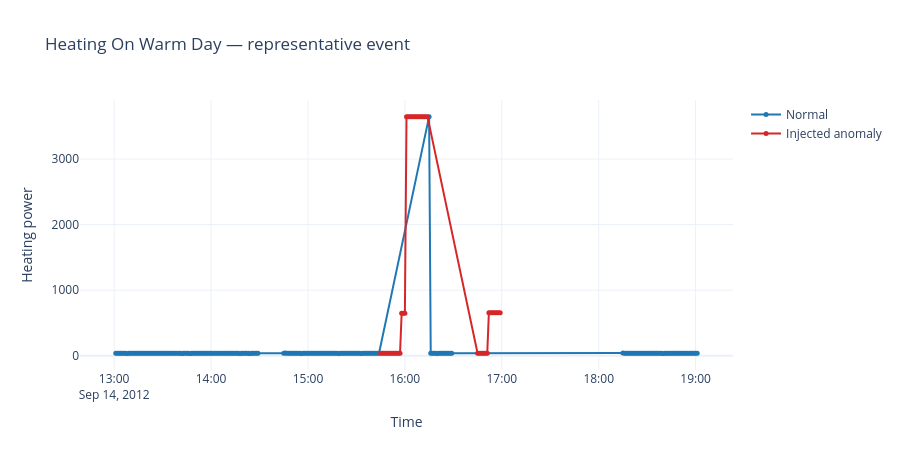
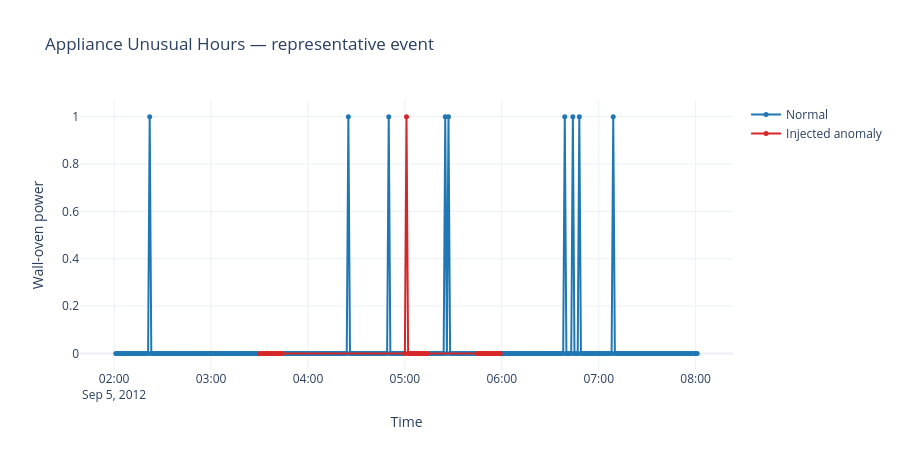
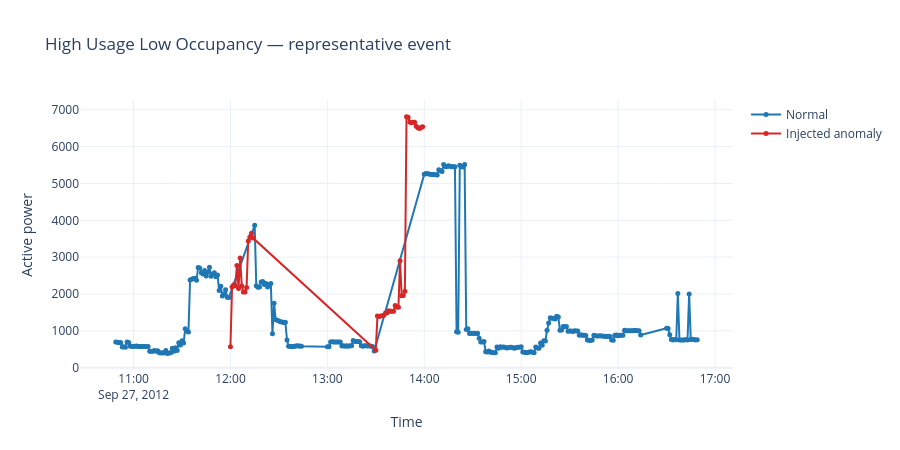
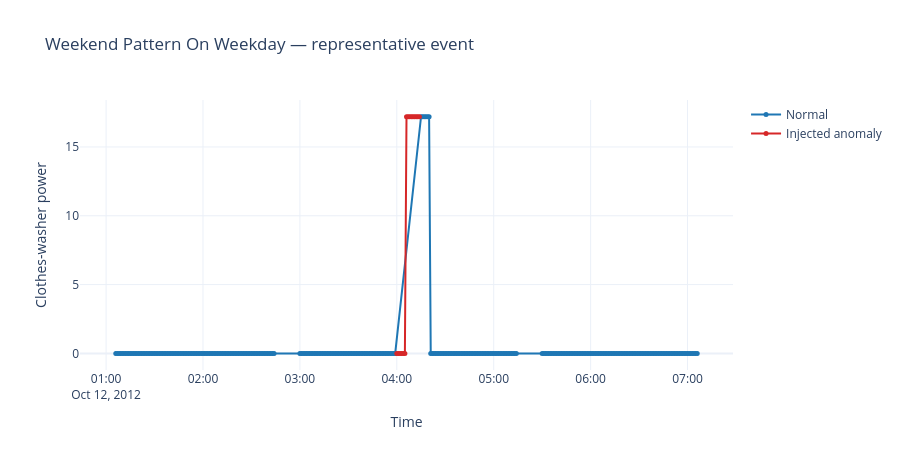

Notebook code cell kept with these figures, in order:
### Code cell
COLORS = {'Normal': '#1f77b4', 'Injected anomaly': '#d62728'}

def plot_anomaly(anomaly_type, context_minutes=180):
    signal, signal_label = ANOMALY_SIGNALS[anomaly_type]
    normal_median = data.loc[data['anomaly_type'].eq('normal'), signal].median()
    anomaly_rows = data.loc[data['anomaly_type'].eq(anomaly_type)].copy()

    # Plot the anomaly sample that differs most from normal, plus three hours of context.
    event_time = anomaly_rows.loc[(anomaly_rows[signal] - normal_median).abs().idxmax(), 'timestamp']
    start = event_time - pd.Timedelta(minutes=context_minutes)
    end = event_time + pd.Timedelta(minutes=context_minutes)
    chart_data = data.loc[
        data['timestamp'].between(start, end) & data['anomaly_type'].isin(['normal', anomaly_type]),
        ['timestamp', signal, 'anomaly_type']
    ].copy()
    chart_data['class'] = np.where(chart_data['anomaly_type'].eq('normal'), 'Normal', 'Injected anomaly')

    fig = px.line(
        chart_data, x='timestamp', y=signal, color='class', markers=True,
        color_discrete_map=COLORS,
        category_orders={'class': ['Normal', 'Injected anomaly']},
        title=f'{anomaly_type.replace("_", " ").title()} — representative event',
        labels={'timestamp': 'Time', signal: signal_label, 'class': ''},
        hover_data={'anomaly_type': True}
    )
    fig.update_traces(marker={'size': 5}, line={'width': 2})
    fig.update_layout(template='plotly_white', height=450)
    fig.show()

for anomaly_type in ANOMALY_SIGNALS:
    if anomaly_type in set(data['anomaly_type']):
        plot_anomaly(anomaly_type)

### Figure 1 — Plotly figure (JSON) as saved in the notebook; plotly's stock layout.template omitted (floating-point values rounded to 4 significant figures; data arrays with more than 128 entries replaced by an {"elided": "..."} marker saying what was removed)
{"data": [{"customdata": {"elided": "211x1 str values"}, "hovertemplate": "=Normal<br>Time=%{x}<br>Heating power=%{y}<br>anomaly_type=%{customdata[0]}<extra></extra>", "legendgroup": "Normal", "line": {"color": "#1f77b4", "dash": "solid", "width": 2}, "marker": {"size": 5, "symbol": "circle"}, "mode": "lines+markers", "name": "Normal", "orientation": "v", "showlegend": true, "type": "scatter", "x": {"elided": "211 str values"}, "xaxis": "x", "y": {"elided": "211 float values"}, "yaxis": "y"}, {"customdata": [["heating_on_warm_day"], ["heating_on_warm_day"], ["heating_on_warm_day"], ["heating_on_warm_day"], ["heating_on_warm_day"], ["heating_on_warm_day"], ["heating_on_warm_day"], ["heating_on_warm_day"], ["heating_on_warm_day"], ["heating_on_warm_day"], ["heating_on_warm_day"], ["heating_on_warm_day"], ["heating_on_warm_day"], ["heating_on_warm_day"], ["heating_on_warm_day"], ["heating_on_warm_day"], ["heating_on_warm_day"], ["heating_on_warm_day"], ["heating_on_warm_day"], ["heating_on_warm_day"], ["heating_on_warm_day"], ["heating_on_warm_day"], ["heating_on_warm_day"], ["heating_on_warm_day"], ["heating_on_warm_day"], ["heating_on_warm_day"], ["heating_on_warm_day"], ["heating_on_warm_day"], ["heating_on_warm_day"], ["heating_on_warm_day"], ["heating_on_warm_day"], ["heating_on_warm_day"], ["heating_on_warm_day"], ["heating_on_warm_day"], ["heating_on_warm_day"], ["heating_on_warm_day"], ["heating_on_warm_day"], ["heating_on_warm_day"], ["heating_on_warm_day"], ["heating_on_warm_day"], ["heating_on_warm_day"], ["heating_on_warm_day"], ["heating_on_warm_day"], ["heating_on_warm_day"], ["heating_on_warm_day"]], "hovertemplate": "=Injected anomaly<br>Time=%{x}<br>Heating power=%{y}<br>anomaly_type=%{customdata[0]}<extra></extra>", "legendgroup": "Injected anomaly", "line": {"color": "#d62728", "dash": "solid", "width": 2}, "marker": {"size": 5, "symbol": "circle"}, "mode": "lines+markers", "name": "Injected anomaly", "orientation": "v", "showlegend": true, "type": "scatter", "x": ["2012-09-14T15:45:00.000000", "2012-09-14T15:46:00.000000", "2012-09-14T15:47:00.000000", "2012-09-14T15:48:00.000000", "2012-09-14T15:49:00.000000", "2012-09-14T15:50:00.000000", "2012-09-14T15:51:00.000000", "2012-09-14T15:52:00.000000", "2012-09-14T15:53:00.000000", "2012-09-14T15:54:00.000000", "2012-09-14T15:55:00.000000", "2012-09-14T15:56:00.000000", "2012-09-14T15:57:00.000000", "2012-09-14T15:58:00.000000", "2012-09-14T15:59:00.000000", "2012-09-14T16:00:00.000000", "2012-09-14T16:01:00.000000", "2012-09-14T16:02:00.000000", "2012-09-14T16:03:00.000000", "2012-09-14T16:04:00.000000", "2012-09-14T16:05:00.000000", "2012-09-14T16:06:00.000000", "2012-09-14T16:07:00.000000", "2012-09-14T16:08:00.000000", "2012-09-14T16:09:00.000000", "2012-09-14T16:10:00.000000", "2012-09-14T16:11:00.000000", "2012-09-14T16:12:00.000000", "2012-09-14T16:13:00.000000", "2012-09-14T16:14:00.000000", "2012-09-14T16:45:00.000000", "2012-09-14T16:46:00.000000", "2012-09-14T16:47:00.000000", "2012-09-14T16:48:00.000000", "2012-09-14T16:49:00.000000", "2012-09-14T16:50:00.000000", "2012-09-14T16:51:00.000000", "2012-09-14T16:52:00.000000", "2012-09-14T16:53:00.000000", "2012-09-14T16:54:00.000000", "2012-09-14T16:55:00.000000", "2012-09-14T16:56:00.000000", "2012-09-14T16:57:00.000000", "2012-09-14T16:58:00.000000", "2012-09-14T16:59:00.000000"], "xaxis": "x", "y": [37.0, 38.0, 39.0, 37.0, 38.0, 37.0, 38.0, 38.0, 37.0, 38.0, 37.0, 37.0, 38.0, 648.3, 648.3, 648.3, 3647.0, 3647.0, 3647.0, 3647.0, 3647.0, 3647.0, 3647.0, 3647.0, 3647.0, 3647.0, 3647.0, 3647.0, 3647.0, 3647.0, 38.0, 37.0, 37.0, 37.0, 38.0, 37.0, 38.0, 655.6, 655.6, 655.6, 655.6, 655.6, 655.6, 655.6, 655.6], "yaxis": "y"}], "layout": {"height": 450, "legend": {"title": {"text": ""}, "tracegroupgap": 0}, "title": {"text": "Heating On Warm Day — representative event"}, "xaxis": {"anchor": "y", "domain": [0, 1], "title": {"text": "Time"}}, "yaxis": {"anchor": "x", "domain": [0, 1], "title": {"text": "Heating power"}}}}

### Figure 2 — Plotly figure (JSON) as saved in the notebook; plotly's stock layout.template omitted (floating-point values rounded to 4 significant figures; data arrays with more than 128 entries replaced by an {"elided": "..."} marker saying what was removed)
{"data": [{"customdata": {"elided": "316x1 str values"}, "hovertemplate": "=Normal<br>Time=%{x}<br>Wall-oven power=%{y}<br>anomaly_type=%{customdata[0]}<extra></extra>", "legendgroup": "Normal", "line": {"color": "#1f77b4", "dash": "solid", "width": 2}, "marker": {"size": 5, "symbol": "circle"}, "mode": "lines+markers", "name": "Normal", "orientation": "v", "showlegend": true, "type": "scatter", "x": {"elided": "316 str values"}, "xaxis": "x", "y": {"elided": "316 float values"}, "yaxis": "y"}, {"customdata": [["appliance_unusual_hours"], ["appliance_unusual_hours"], ["appliance_unusual_hours"], ["appliance_unusual_hours"], ["appliance_unusual_hours"], ["appliance_unusual_hours"], ["appliance_unusual_hours"], ["appliance_unusual_hours"], ["appliance_unusual_hours"], ["appliance_unusual_hours"], ["appliance_unusual_hours"], ["appliance_unusual_hours"], ["appliance_unusual_hours"], ["appliance_unusual_hours"], ["appliance_unusual_hours"], ["appliance_unusual_hours"], ["appliance_unusual_hours"], ["appliance_unusual_hours"], ["appliance_unusual_hours"], ["appliance_unusual_hours"], ["appliance_unusual_hours"], ["appliance_unusual_hours"], ["appliance_unusual_hours"], ["appliance_unusual_hours"], ["appliance_unusual_hours"], ["appliance_unusual_hours"], ["appliance_unusual_hours"], ["appliance_unusual_hours"], ["appliance_unusual_hours"], ["appliance_unusual_hours"], ["appliance_unusual_hours"], ["appliance_unusual_hours"], ["appliance_unusual_hours"], ["appliance_unusual_hours"], ["appliance_unusual_hours"], ["appliance_unusual_hours"], ["appliance_unusual_hours"], ["appliance_unusual_hours"], ["appliance_unusual_hours"], ["appliance_unusual_hours"], ["appliance_unusual_hours"], ["appliance_unusual_hours"], ["appliance_unusual_hours"], ["appliance_unusual_hours"], ["appliance_unusual_hours"]], "hovertemplate": "=Injected anomaly<br>Time=%{x}<br>Wall-oven power=%{y}<br>anomaly_type=%{customdata[0]}<extra></extra>", "legendgroup": "Injected anomaly", "line": {"color": "#d62728", "dash": "solid", "width": 2}, "marker": {"size": 5, "symbol": "circle"}, "mode": "lines+markers", "name": "Injected anomaly", "orientation": "v", "showlegend": true, "type": "scatter", "x": ["2012-09-05T03:30:00.000000", "2012-09-05T03:31:00.000000", "2012-09-05T03:32:00.000000", "2012-09-05T03:33:00.000000", "2012-09-05T03:34:00.000000", "2012-09-05T03:35:00.000000", "2012-09-05T03:36:00.000000", "2012-09-05T03:37:00.000000", "2012-09-05T03:38:00.000000", "2012-09-05T03:39:00.000000", "2012-09-05T03:40:00.000000", "2012-09-05T03:41:00.000000", "2012-09-05T03:42:00.000000", "2012-09-05T03:43:00.000000", "2012-09-05T03:44:00.000000", "2012-09-05T05:00:00.000000", "2012-09-05T05:01:00.000000", "2012-09-05T05:02:00.000000", "2012-09-05T05:03:00.000000", "2012-09-05T05:04:00.000000", "2012-09-05T05:05:00.000000", "2012-09-05T05:06:00.000000", "2012-09-05T05:07:00.000000", "2012-09-05T05:08:00.000000", "2012-09-05T05:09:00.000000", "2012-09-05T05:10:00.000000", "2012-09-05T05:11:00.000000", "2012-09-05T05:12:00.000000", "2012-09-05T05:13:00.000000", "2012-09-05T05:14:00.000000", "2012-09-05T05:45:00.000000", "2012-09-05T05:46:00.000000", "2012-09-05T05:47:00.000000", "2012-09-05T05:48:00.000000", "2012-09-05T05:49:00.000000", "2012-09-05T05:50:00.000000", "2012-09-05T05:51:00.000000", "2012-09-05T05:52:00.000000", "2012-09-05T05:53:00.000000", "2012-09-05T05:54:00.000000", "2012-09-05T05:55:00.000000", "2012-09-05T05:56:00.000000", "2012-09-05T05:57:00.000000", "2012-09-05T05:58:00.000000", "2012-09-05T05:59:00.000000"], "xaxis": "x", "y": [0.0, 0.0, 0.0, 0.0, 0.0, 0.0, 0.0, 0.0, 0.0, 0.0, 0.0, 0.0, 0.0, 0.0, 0.0, 0.0, 1.0, 0.0, 0.0, 0.0, 0.0, 0.0, 0.0, 0.0, 0.0, 0.0, 0.0, 0.0, 0.0, 0.0, 0.0, 0.0, 0.0, 0.0, 0.0, 0.0, 0.0, 0.0, 0.0, 0.0, 0.0, 0.0, 0.0, 0.0, 0.0], "yaxis": "y"}], "layout": {"height": 450, "legend": {"title": {"text": ""}, "tracegroupgap": 0}, "title": {"text": "Appliance Unusual Hours — representative event"}, "xaxis": {"anchor": "y", "domain": [0, 1], "title": {"text": "Time"}}, "yaxis": {"anchor": "x", "domain": [0, 1], "title": {"text": "Wall-oven power"}}}}

### Figure 3 — Plotly figure (JSON) as saved in the notebook; plotly's stock layout.template omitted (floating-point values rounded to 4 significant figures; data arrays with more than 128 entries replaced by an {"elided": "..."} marker saying what was removed)
{"data": [{"customdata": {"elided": "286x1 str values"}, "hovertemplate": "=Normal<br>Time=%{x}<br>Active power=%{y}<br>anomaly_type=%{customdata[0]}<extra></extra>", "legendgroup": "Normal", "line": {"color": "#1f77b4", "dash": "solid", "width": 2}, "marker": {"size": 5, "symbol": "circle"}, "mode": "lines+markers", "name": "Normal", "orientation": "v", "showlegend": true, "type": "scatter", "x": {"elided": "286 str values"}, "xaxis": "x", "y": {"elided": "286 float values"}, "yaxis": "y"}, {"customdata": [["high_usage_low_occupancy"], ["high_usage_low_occupancy"], ["high_usage_low_occupancy"], ["high_usage_low_occupancy"], ["high_usage_low_occupancy"], ["high_usage_low_occupancy"], ["high_usage_low_occupancy"], ["high_usage_low_occupancy"], ["high_usage_low_occupancy"], ["high_usage_low_occupancy"], ["high_usage_low_occupancy"], ["high_usage_low_occupancy"], ["high_usage_low_occupancy"], ["high_usage_low_occupancy"], ["high_usage_low_occupancy"], ["high_usage_low_occupancy"], ["high_usage_low_occupancy"], ["high_usage_low_occupancy"], ["high_usage_low_occupancy"], ["high_usage_low_occupancy"], ["high_usage_low_occupancy"], ["high_usage_low_occupancy"], ["high_usage_low_occupancy"], ["high_usage_low_occupancy"], ["high_usage_low_occupancy"], ["high_usage_low_occupancy"], ["high_usage_low_occupancy"], ["high_usage_low_occupancy"], ["high_usage_low_occupancy"], ["high_usage_low_occupancy"], ["high_usage_low_occupancy"], ["high_usage_low_occupancy"], ["high_usage_low_occupancy"], ["high_usage_low_occupancy"], ["high_usage_low_occupancy"], ["high_usage_low_occupancy"], ["high_usage_low_occupancy"], ["high_usage_low_occupancy"], ["high_usage_low_occupancy"], ["high_usage_low_occupancy"], ["high_usage_low_occupancy"], ["high_usage_low_occupancy"], ["high_usage_low_occupancy"], ["high_usage_low_occupancy"], ["high_usage_low_occupancy"]], "hovertemplate": "=Injected anomaly<br>Time=%{x}<br>Active power=%{y}<br>anomaly_type=%{customdata[0]}<extra></extra>", "legendgroup": "Injected anomaly", "line": {"color": "#d62728", "dash": "solid", "width": 2}, "marker": {"size": 5, "symbol": "circle"}, "mode": "lines+markers", "name": "Injected anomaly", "orientation": "v", "showlegend": true, "type": "scatter", "x": ["2012-09-27T12:00:00.000000", "2012-09-27T12:01:00.000000", "2012-09-27T12:02:00.000000", "2012-09-27T12:03:00.000000", "2012-09-27T12:04:00.000000", "2012-09-27T12:05:00.000000", "2012-09-27T12:06:00.000000", "2012-09-27T12:07:00.000000", "2012-09-27T12:08:00.000000", "2012-09-27T12:09:00.000000", "2012-09-27T12:10:00.000000", "2012-09-27T12:11:00.000000", "2012-09-27T12:12:00.000000", "2012-09-27T12:13:00.000000", "2012-09-27T12:14:00.000000", "2012-09-27T13:30:00.000000", "2012-09-27T13:31:00.000000", "2012-09-27T13:32:00.000000", "2012-09-27T13:33:00.000000", "2012-09-27T13:34:00.000000", "2012-09-27T13:35:00.000000", "2012-09-27T13:36:00.000000", "2012-09-27T13:37:00.000000", "2012-09-27T13:38:00.000000", "2012-09-27T13:39:00.000000", "2012-09-27T13:40:00.000000", "2012-09-27T13:41:00.000000", "2012-09-27T13:42:00.000000", "2012-09-27T13:43:00.000000", "2012-09-27T13:44:00.000000", "2012-09-27T13:45:00.000000", "2012-09-27T13:46:00.000000", "2012-09-27T13:47:00.000000", "2012-09-27T13:48:00.000000", "2012-09-27T13:49:00.000000", "2012-09-27T13:50:00.000000", "2012-09-27T13:51:00.000000", "2012-09-27T13:52:00.000000", "2012-09-27T13:53:00.000000", "2012-09-27T13:54:00.000000", "2012-09-27T13:55:00.000000", "2012-09-27T13:56:00.000000", "2012-09-27T13:57:00.000000", "2012-09-27T13:58:00.000000", "2012-09-27T13:59:00.000000"], "xaxis": "x", "y": [566.0, 2188.0, 2252.0, 2225.0, 2773.0, 2152.0, 2979.0, 2220.0, 2056.0, 2051.0, 2175.0, 3439.0, 3544.0, 3645.0, 3517.0, 470.0, 1400.0, 1391.0, 1400.0, 1410.0, 1423.0, 1483.0, 1492.0, 1547.0, 1528.0, 1528.0, 1528.0, 1684.0, 1647.0, 1638.0, 2905.0, 1952.0, 1957.0, 2075.0, 6814.0, 6796.0, 6668.0, 6650.0, 6663.0, 6663.0, 6554.0, 6513.0, 6494.0, 6517.0, 6536.0], "yaxis": "y"}], "layout": {"height": 450, "legend": {"title": {"text": ""}, "tracegroupgap": 0}, "title": {"text": "High Usage Low Occupancy — representative event"}, "xaxis": {"anchor": "y", "domain": [0, 1], "title": {"text": "Time"}}, "yaxis": {"anchor": "x", "domain": [0, 1], "title": {"text": "Active power"}}}}

### Figure 4 — Plotly figure (JSON) as saved in the notebook; plotly's stock layout.template omitted (floating-point values rounded to 4 significant figures; data arrays with more than 128 entries replaced by an {"elided": "..."} marker saying what was removed)
{"data": [{"customdata": {"elided": "316x1 str values"}, "hovertemplate": "=Normal<br>Time=%{x}<br>Clothes-washer power=%{y}<br>anomaly_type=%{customdata[0]}<extra></extra>", "legendgroup": "Normal", "line": {"color": "#1f77b4", "dash": "solid", "width": 2}, "marker": {"size": 5, "symbol": "circle"}, "mode": "lines+markers", "name": "Normal", "orientation": "v", "showlegend": true, "type": "scatter", "x": {"elided": "316 str values"}, "xaxis": "x", "y": {"elided": "316 float values"}, "yaxis": "y"}, {"customdata": [["weekend_pattern_on_weekday"], ["weekend_pattern_on_weekday"], ["weekend_pattern_on_weekday"], ["weekend_pattern_on_weekday"], ["weekend_pattern_on_weekday"], ["weekend_pattern_on_weekday"], ["weekend_pattern_on_weekday"], ["weekend_pattern_on_weekday"], ["weekend_pattern_on_weekday"], ["weekend_pattern_on_weekday"], ["weekend_pattern_on_weekday"], ["weekend_pattern_on_weekday"], ["weekend_pattern_on_weekday"], ["weekend_pattern_on_weekday"], ["weekend_pattern_on_weekday"]], "hovertemplate": "=Injected anomaly<br>Time=%{x}<br>Clothes-washer power=%{y}<br>anomaly_type=%{customdata[0]}<extra></extra>", "legendgroup": "Injected anomaly", "line": {"color": "#d62728", "dash": "solid", "width": 2}, "marker": {"size": 5, "symbol": "circle"}, "mode": "lines+markers", "name": "Injected anomaly", "orientation": "v", "showlegend": true, "type": "scatter", "x": ["2012-10-12T04:00:00.000000", "2012-10-12T04:01:00.000000", "2012-10-12T04:02:00.000000", "2012-10-12T04:03:00.000000", "2012-10-12T04:04:00.000000", "2012-10-12T04:05:00.000000", "2012-10-12T04:06:00.000000", "2012-10-12T04:07:00.000000", "2012-10-12T04:08:00.000000", "2012-10-12T04:09:00.000000", "2012-10-12T04:10:00.000000", "2012-10-12T04:11:00.000000", "2012-10-12T04:12:00.000000", "2012-10-12T04:13:00.000000", "2012-10-12T04:14:00.000000"], "xaxis": "x", "y": [0.0, 0.0, 0.0, 0.0, 0.0, 0.0, 17.21, 17.21, 17.21, 17.21, 17.21, 17.21, 17.21, 17.21, 17.21], "yaxis": "y"}], "layout": {"height": 450, "legend": {"title": {"text": ""}, "tracegroupgap": 0}, "title": {"text": "Weekend Pattern On Weekday — representative event"}, "xaxis": {"anchor": "y", "domain": [0, 1], "title": {"text": "Time"}}, "yaxis": {"anchor": "x", "domain": [0, 1], "title": {"text": "Clothes-washer power"}}}}
